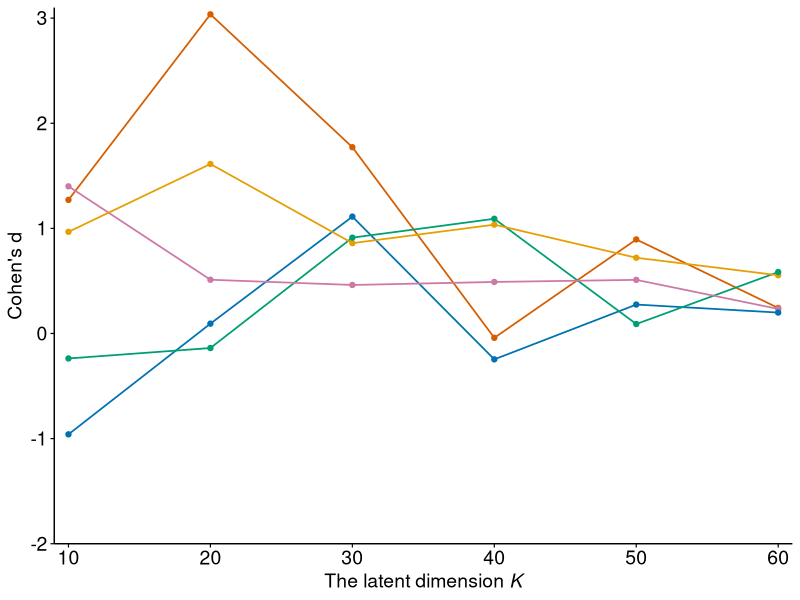
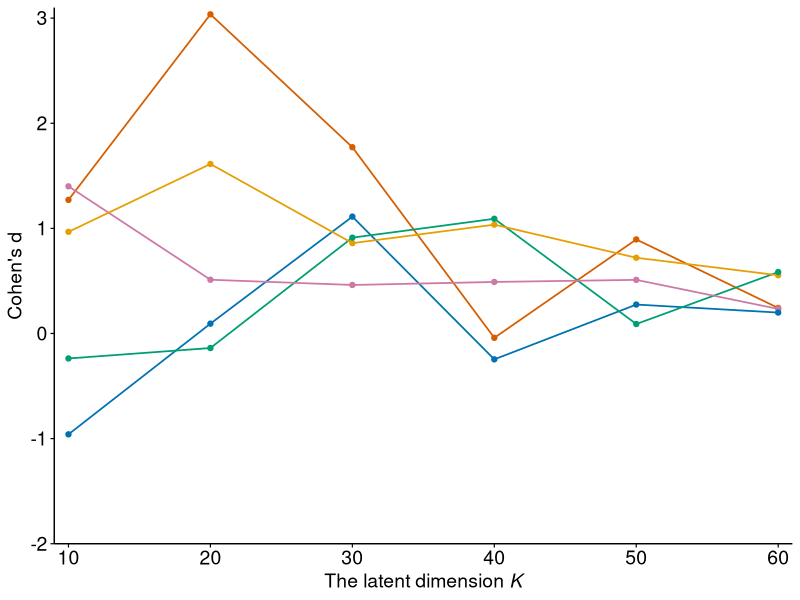

Write the R code that produced these figures, in order.
# R 4.3.3
# Figure: Cohen's d sensitivity to latent dimension K

required_packages <- c("ggplot2", "grid")
for (pkg in required_packages) {
  if (!requireNamespace(pkg, quietly = TRUE)) {
    stop(sprintf("Package '%s' is required. Please install it first.", pkg), call. = FALSE)
  }
}

library(ggplot2)
library(grid)

dir.create("figures", showWarnings = FALSE)

df <- data.frame(
  Drug = rep(
    c("Docetaxel", "PLX4720_A375", "Paclitaxel", "Sorafenib", "PLX4720_451Lu"),
    each = 6
  ),
  K = rep(c(10, 20, 30, 40, 50, 60), times = 5),
  AUROC = c(
    0.966974 	,1.612407 	,0.859420 	,1.035440 	,0.720526 	,0.553748,
    1.270916 	,3.036222 	,1.772068 	,-0.041130 ,	0.894778 ,	0.242574,
    1.399910 	,0.511417 	,0.461513 	,0.490321 	,0.510176 	,0.233179,
    -0.959328 ,	0.093751 ,	1.111813 ,	-0.246022, 	0.275194, 	0.199020,
    -0.237548 ,	-0.138203, 	0.911774, 	1.091356, 	0.090012, 	0.584465
  )
)



df$Drug <- factor(
  df$Drug,
  levels = c("PLX4720_A375", "Sorafenib", "PLX4720_451Lu", "Paclitaxel", "Docetaxel")
)

p <- ggplot(df, aes(x = K, y = AUROC, color = Drug, group = Drug)) +
  geom_line(linewidth = 0.6) +
  geom_point(size = 1.5) +
  scale_color_manual(
    values = c(
      "PLX4720_A375" = "#D55E00",
      "Sorafenib" = "#0072B2",
      "PLX4720_451Lu" = "#009E73",
      "Paclitaxel" = "#CC79A7",
      "Docetaxel" = "#E69F00"
    )
  ) +
  scale_x_continuous(
    limits = c(10, 60),
    breaks = c(10, 20, 30, 40, 50, 60),
    expand = c(0.02, 0)
  ) +
  scale_y_continuous(
    limits = c(-2, 3.1),
    breaks = seq(-2, 3.1, 1),
    expand = c(0, 0)
  ) +
  labs(
    x = expression("The latent dimension " * italic(K)),
    y = "Cohen's d",
    color = NULL
  ) +
  theme_classic() +
  theme(
    axis.title.y = element_text(size = 14, color = "black"),
    axis.title.x = element_text(size = 14, color = "black"),
    axis.text = element_text(size = 14, color = "black"),
    axis.line = element_line(color = "black", linewidth = 0.5),
    axis.ticks = element_line(color = "black", linewidth = 0.4),
    legend.position = "none",
    legend.direction = "horizontal",
    legend.spacing.x = unit(0.25, "cm"),
    legend.text = element_text(size = 9),
    legend.key.width = unit(0.5, "cm"),
    legend.key.height = unit(0.4, "cm")
  ) +
  guides(
    color = guide_legend(nrow = 2, byrow = TRUE)
  )

print(p)
ggsave("figures/K_line_cohens_d.pdf", plot = p, width = 4, height = 2.5, dpi = 600)
